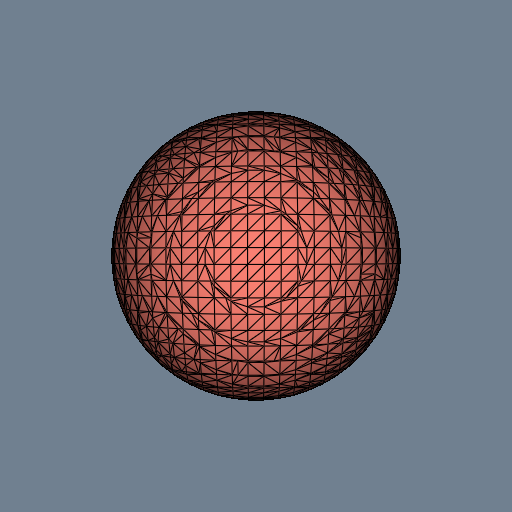

Source code (Python):
#!/usr/bin/env python

# Create a structured points dataset with scalar data from a sphere equation.

# Factory overrides: importing these modules registers the OpenGL rendering
# and interaction style implementations for vtkRenderingCore factory classes.
import vtkmodules.vtkInteractionStyle  # noqa: F401
import vtkmodules.vtkRenderingOpenGL2  # noqa: F401

# VTK pipeline classes used in this example
from vtkmodules.vtkCommonCore import vtkDoubleArray
from vtkmodules.vtkCommonDataModel import vtkStructuredPoints
from vtkmodules.vtkFiltersCore import vtkContourFilter
from vtkmodules.vtkRenderingCore import (
    vtkActor,
    vtkPolyDataMapper,
    vtkRenderWindow,
    vtkRenderWindowInteractor,
    vtkRenderer,
)

# Colors (normalized RGB)
salmon_rgb = (0.980, 0.502, 0.447)
slate_gray_rgb = (0.439, 0.502, 0.565)

# Source: create a 26^3 structured points dataset
vol = vtkStructuredPoints()
vol.SetDimensions(26, 26, 26)
vol.SetOrigin(-0.5, -0.5, -0.5)
sp = 1.0 / 25.0
vol.SetSpacing(sp, sp, sp)

# Scalars: compute x^2 + y^2 + z^2 - r^2 for a sphere of radius 0.4
scalars = vtkDoubleArray()
scalars.SetNumberOfComponents(1)
scalars.SetNumberOfTuples(26 * 26 * 26)
for k in range(26):
    z = -0.5 + k * sp
    k_offset = k * 26 * 26
    for j in range(26):
        y = -0.5 + j * sp
        j_offset = j * 26
        for i in range(26):
            x_val = -0.5 + i * sp
            s = x_val * x_val + y * y + z * z - (0.4 * 0.4)
            offset = i + j_offset + k_offset
            scalars.InsertTuple1(offset, s)
vol.GetPointData().SetScalars(scalars)

# ContourFilter: extract the zero-level isosurface (the sphere)
contour = vtkContourFilter()
contour.SetInputData(vol)
contour.SetValue(0, 0.0)

# Mapper: map the contour output to graphics primitives
mapper = vtkPolyDataMapper()
mapper.SetInputConnection(contour.GetOutputPort())
mapper.ScalarVisibilityOff()

# Actor: assign the mapped geometry
actor = vtkActor()
actor.SetMapper(mapper)
actor.GetProperty().EdgeVisibilityOn()
actor.GetProperty().SetColor(salmon_rgb)

# Renderer: assemble the scene
renderer = vtkRenderer()
renderer.AddActor(actor)
renderer.SetBackground(slate_gray_rgb)

# Window: display the rendered scene
render_window = vtkRenderWindow()
render_window.AddRenderer(renderer)
render_window.SetWindowName("vol")
render_window.SetMultiSamples(0)
render_window.SetSize(512, 512)

# Interactor: handle mouse and keyboard events
render_window_interactor = vtkRenderWindowInteractor()
render_window_interactor.SetRenderWindow(render_window)

# Launch the interactive visualization
render_window_interactor.Initialize()
render_window_interactor.Start()
